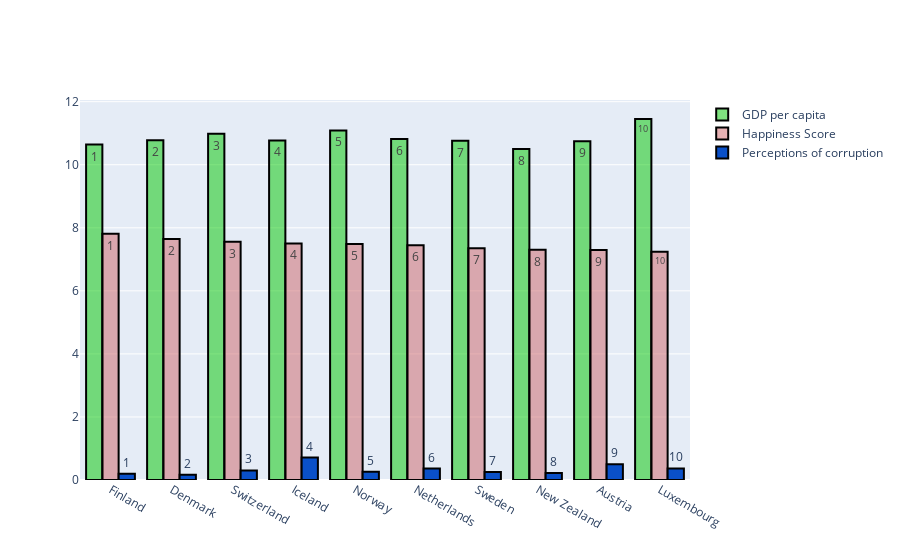

Notebook cell for this chart:
### Code cell
### Comparison of the 3 values of the top five countries.
### (Social support,Freedom to make life choices,Perceptions of corruption)

# top 5 countries in happiness ranking
df2020 = world_happiness_report_2020.iloc[:10,:]

# create trace1(Social Support)
trace1 = go.Bar(
                x = df2020["Country"], # x-axis
                y = df2020["GDP per capita"], # y-axis
                name = "GDP per capita", # text to the right of the chart
                marker = dict(color = 'rgba(0, 200, 0.9, 0.5)',
                             line=dict(color='black',width=2)), # line color around bars
                text = df2020["Overall rank"]) # text on hover

# create trace2(Freedom to make life choices)
trace2 = go.Bar(
                x = df2020["Country"],
                y = df2020["score"],
                name = "Happiness Score",
                marker = dict(color = 'rgba(206, 100, 105, 0.5)',
                              line=dict(color='black',width=2)),
                text =df2020["Overall rank"]) # text on hover

# create trace3 (Perceptions of corruption)
trace3 = go.Bar(
                x = df2020["Country"],
                y = df2020["Perceptions of corruption"],
                name = "Perceptions of corruption",
                marker = dict(color = 'rgba(10, 80, 200, 3)',
                              line=dict(color='black',width=2)),
                text =df2020["Overall rank"]) # text on hover

# We combine traces
data = [trace1, trace2, trace3]

layout = go.Layout(barmode = "group")
fig = go.Figure(data = data, layout = layout)
iplot(fig)

### Figure 1 — Plotly figure (JSON) as saved in the notebook; plotly's stock layout.template omitted (floating-point values rounded to 4 significant figures)
{"data": [{"marker": {"color": "rgba(0, 200, 0.9, 0.5)", "line": {"color": "black", "width": 2}}, "name": "GDP per capita", "text": [1, 2, 3, 4, 5, 6, 7, 8, 9, 10], "type": "bar", "x": ["Finland", "Denmark", "Switzerland", "Iceland", "Norway", "Netherlands", "Sweden", "New Zealand", "Austria", "Luxembourg"], "y": [10.64, 10.77, 10.98, 10.77, 11.09, 10.81, 10.76, 10.5, 10.74, 11.45]}, {"marker": {"color": "rgba(206, 100, 105, 0.5)", "line": {"color": "black", "width": 2}}, "name": "Happiness Score", "text": [1, 2, 3, 4, 5, 6, 7, 8, 9, 10], "type": "bar", "x": ["Finland", "Denmark", "Switzerland", "Iceland", "Norway", "Netherlands", "Sweden", "New Zealand", "Austria", "Luxembourg"], "y": [7.809, 7.646, 7.56, 7.504, 7.488, 7.449, 7.353, 7.3, 7.294, 7.238]}, {"marker": {"color": "rgba(10, 80, 200, 3)", "line": {"color": "black", "width": 2}}, "name": "Perceptions of corruption", "text": [1, 2, 3, 4, 5, 6, 7, 8, 9, 10], "type": "bar", "x": ["Finland", "Denmark", "Switzerland", "Iceland", "Norway", "Netherlands", "Sweden", "New Zealand", "Austria", "Luxembourg"], "y": [0.1954, 0.1685, 0.3037, 0.7117, 0.2632, 0.3647, 0.2509, 0.2211, 0.5, 0.3671]}], "layout": {"barmode": "group"}}
